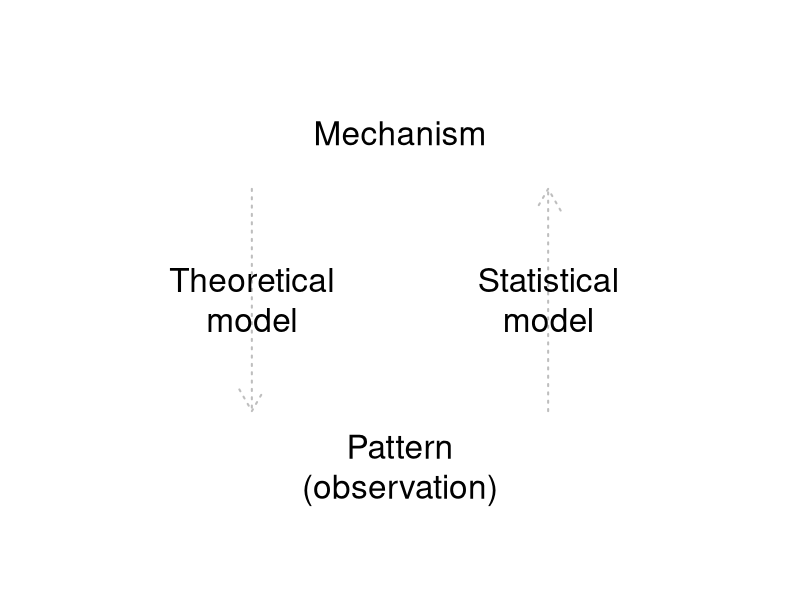
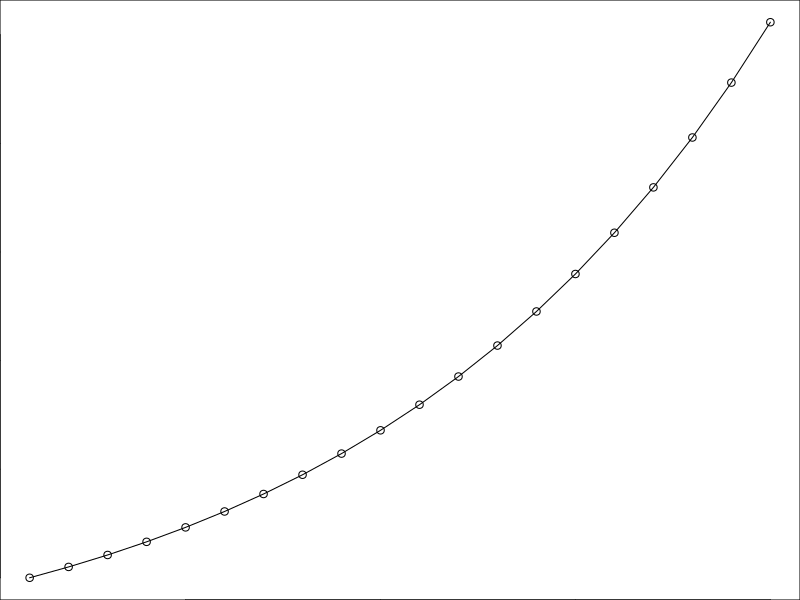
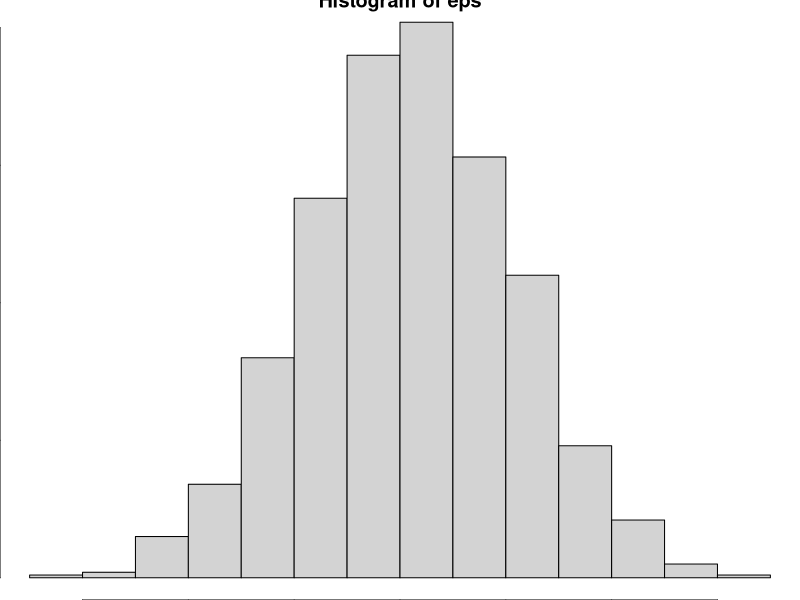
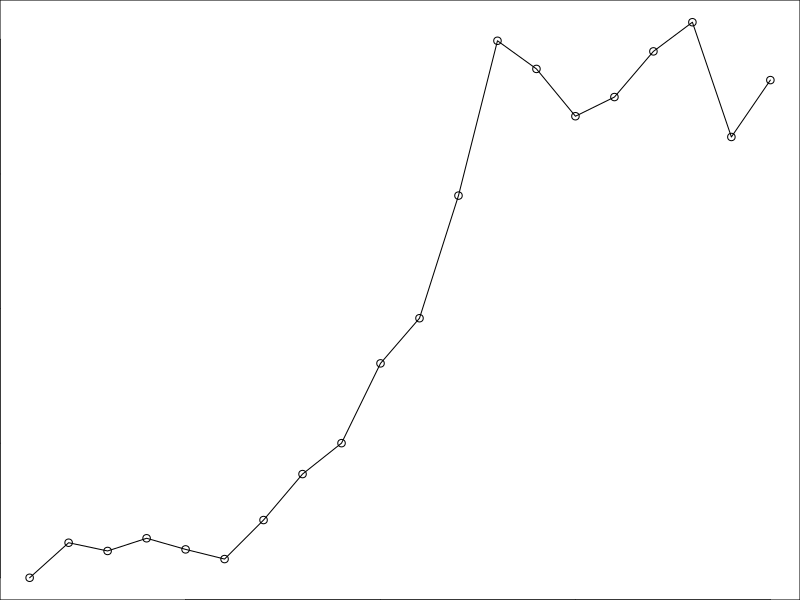

Reproduce these figures in R, in order.
## ---- chunk 1

CEX <- 2
LWD <- 2

par(mar= c(0,0,0,0), oma = c(0,0,0,0))
plot(0, type = "n", xlim = c(0,1), ylim = c(0,1), ann = F, axes = F)

arrows(x0 = 0.7, y0 = 0.3, y1 = 0.7, col = "gray", lwd = LWD, lty = 3)
arrows(x0 = 0.3, y0 = 0.7, y1 = 0.3, col = "gray", lwd = LWD, lty = 3)

text(0.3, 0.5, "Theoretical\nmodel", cex = CEX)
text(0.7, 0.5, "Statistical\nmodel", cex = CEX)

text(0.5, 0.8, "Mechanism", cex = CEX)
text(0.5, 0.2, "Pattern\n(observation)", cex = CEX)

## ---- chunk 2
# create a vector with 1, 2, 3
y <- NULL
x <- 1:3

for(i in 1:3) {
  y[i] <- x[i] * 2
}
## ---- chunk 3
y
## ---- chunk 4

n <- NULL
n[1] <- 10 # initial population size
lambda <- 1.1

for(t in 1:19) { # simulate 20 time steps
  n[t + 1] <- lambda * n[t]
}

## ---- chunk 5

n

x <- 1:20
plot(n ~ x,
     ylab = "Number of individuals",
     xlab = "Time step",
     type = "o")

## ---- chunk 6

eps <- rnorm(n = 1000, mean = 0, sd = 1)

hist(eps)

## ---- chunk 7

# log-transformed population size
log_n <- NULL

# parameters
log_n[1] <- log(10) # initial population size
lambda <- 1.1

# epsilon
eps <- rnorm(n = 20, mean = 0, sd = 0.1)

for(t in 1:19) { # simulate 20 time steps
  log_n[t + 1] <- log(lambda) + log_n[t] + eps[t]
}

# back-transform
n <- exp(log_n)

## ---- chunk 8
x <- 1:20
plot(n ~ x,
     ylab = "Number of individuals",
     xlab = "Time step",
     type = "o")

